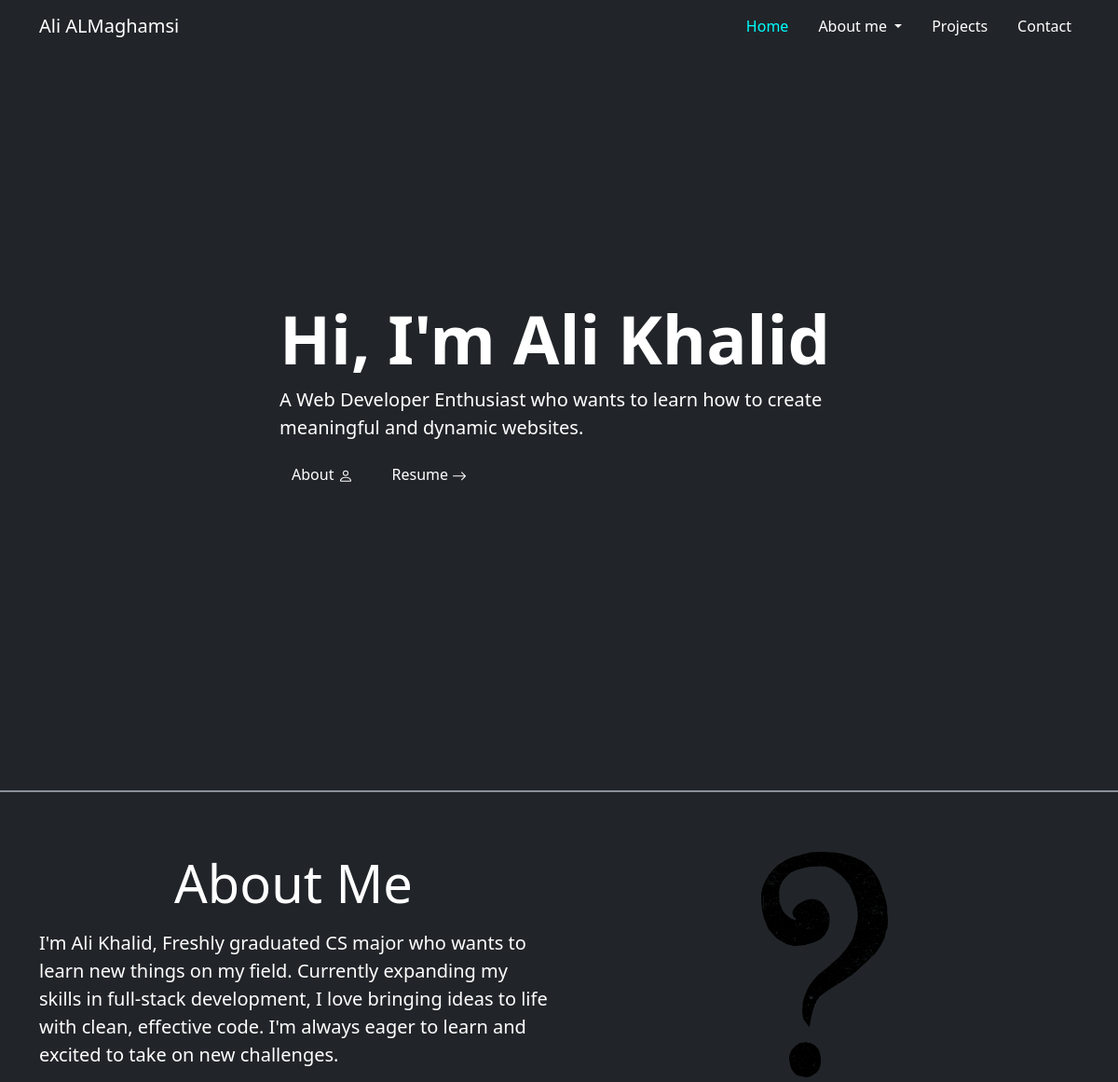
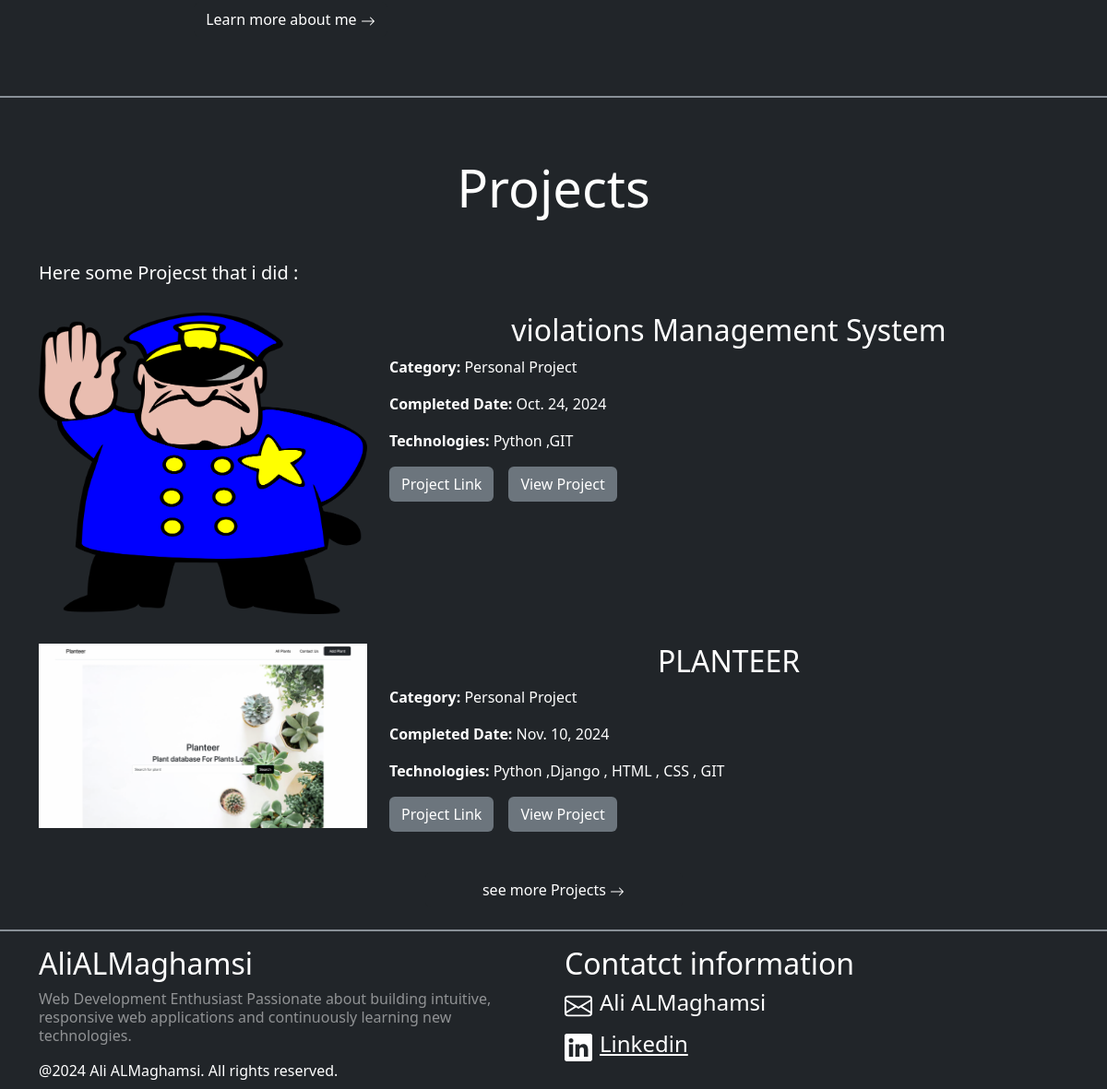
The page / on the database its author committed (2 pictures, top to bottom).
### projects/models.py (models this page shows)
class Project(models.Model):
    class CategoryChoices(models.TextChoices):
        web_development="web_dev","Web Development"
        machince_learning="data","Data Science/Machine Learning"
        script="script","Scripts/Automation"
        personal_project="personal","Personal Project"
    title=models.CharField(max_length=64)
    description=models.TextField()
    technologies=models.CharField(max_length=512)
    completed_date=models.DateField()
    link=models.URLField()
    image=models.ImageField(upload_to="images/",blank=True,null=True)
    video=models.FileField(upload_to="videos/",blank=True,null=True)
    category=models.CharField(max_length=128,choices=CategoryChoices.choices,default="personal")

### main/views.py (the view)
# urls.py: path('',views.home_view,name='home_view'),
def home_view(request:HttpRequest):
    main_projects=Project.objects.filter()[:2]
    return render(request,"main/index.html",context={"main_projects":main_projects})

### main/templates/main/index.html (shortened to what this page needs)
{% extends 'main/base.html' %}
{% load static %}
{% block content %}
<div class="container-fluid d-flex flex-column gap-5 p-0">
    <div class="position-relative p-0" style="height: 90vh; max-height: 100vh;">
        <video autoplay muted loop class="w-100 h-100  object-fit-cover">
            <source src="{% static 'videos/back-ground.mp4' %}" type="video/mp4">
        </video>
        <div class="position-absolute top-50 start-50 translate-middle text-start text-white ">
            <h1 class="display-2 display-md-3 display-lg-2 fw-bold animate__animated animate__backInLeft">
                Hi, I'm Ali Khalid
            </h1>
            <p class="lead animate__animated animate__backInLeft ">
                A Web Developer Enthusiast who wants to learn how to create meaningful and dynamic websites.
            </p>
            <div class="d-flex gap-3 animate__animated animate__backInLeft ">
                <a href="{% url 'about:about_me_view' %}" class="btn bg-dark text-white">About
                    <span></span>
                </a>
                <a href="{% url 'about:resume_view' %}" class="btn bg-dark text-white">Resume
                    <span><svg xmlns="http://www.w3.org/2000/svg" width="16" height="16" fill="currentColor" class="bi bi-arrow-right" viewBox="0 0 16 16">
                        <path fill-rule="evenodd" d="M1 8a.5.5 0 0 1 .5-.5h11.793l-3.147-3.146a.5.5 0 0 1 .708-.708l4 4a.5.5 0 0 1 0 .708l-4 4a.5.5 0 0 1-.708-.708L13.293 8.5H1.5A.5.5 0 0 1 1 8"/>
                    </svg></span>
                </a>
            </div>
        </div>
    </div>
    <hr class="border border-dark-subtle opacity-75">
    <div class="container text-white  text-center">
            <div class="row">
                <div class="col-6">
                    <h2 class="display-4">About Me</h2>
                    <p class="lead mt-3 text-start">
                        I'm Ali Khalid, Freshly graduated  CS major who wants to learn new things on my field.
                        Currently expanding my skills in full-stack development, I love bringing ideas to life with clean, effective code.
                        I'm always eager to learn and excited to take on new challenges.
                    </p>
                    <a href="{% url 'about:about_me_view' %}" class="btn bg-dark border-dark text-white">Learn more about me
                        <span><svg xmlns="http://www.w3.org/2000/svg" width="16" height="16" fill="currentColor" class="bi bi-arrow-right" viewBox="0 0 16 16">
                            <path fill-rule="evenodd" d="M1 8a.5.5 0 0 1 .5-.5h11.793l-3.147-3.146a.5.5 0 0 1 .708-.708l4 4a.5.5 0 0 1 0 .708l-4 4a.5.5 0 0 1-.708-.708L13.293 8.5H1.5A.5.5 0 0 1 1 8"/>
                        </svg></span>
                    </a>
                </div>
                <div class="col-6">
                    <img src="{% static 'images/about.png' %}" class="img-fluid w-25" alt="">
                </div>
            </div>
    </div>
    <hr class="border border-dark-subtle opacity-75">
    <div class="container text-white  text-center d-flex flex-column gap-1">
        <h2 class="display-4">Projects</h2>
        <p class="lead mt-3 text-start pt-3">
            Here some Projecst that i did  :
        </p>
        <div class="row mt-2 gap-2">
            {% for project in main_projects  %}
                <div class="col-12 mb-4 card-subtitle">
                    <div class="row">
                        <div class="col-md-4">
                            {% if project.video %}
                                <a href="{{ project.video.url }}" target="_blank">Watch Video</a>
                            {% elif project.image %}
                                <img src="{{ project.image.url }}" alt="{{ project.title }}" class="img-fluid">
                            {% else %}
                                <p>No media available</p>
                            {% endif %}
                        </div>
                        <div class="col-md-8">
                            <h2>{{ project.title }}</h2>
                            <p class="text-start"><strong>Category:</strong> {{ project.get_category_display }}</p>
                            <p class="text-start"><strong>Completed Date:</strong> {{ project.completed_date }}</p>
                            <p class="text-start"><strong>Technologies:</strong> {{ project.technologies }}</p>
                            <div class="d-flex gap-3">
                                <a href="{{ project.link }}" target="_blank" class="btn bg-secondary ">Project Link</a>
                                <a href="{% url 'projects:project_detail_view' project.id %}" class="btn bg-secondary "> View Project</a>
                            </div>
                        </div>
                    </div>
                </div>
            {% endfor %}
        </div>
        <a href="{% url 'projects:all_projects_view' %}" class="btn w-25 bg-dark text-white mt-3 align-self-center">see more Projects
            <span><svg xmlns="http://www.w3.org/2000/svg" width="16" height="16" fill="currentColor" class="bi bi-arrow-right" viewBox="0 0 16 16">
                <path fill-rule="evenodd" d="M1 8a.5.5 0 0 1 .5-.5h11.793l-3.147-3.146a.5.5 0 0 1 .708-.708l4 4a.5.5 0 0 1 0 .708l-4 4a.5.5 0 0 1-.708-.708L13.293 8.5H1.5A.5.5 0 0 1 1 8"/>
            </svg></span>
        </a>
    </div>
</div>
{% endblock content %}

### main/templates/main/base.html (shortened to what this page needs)
{% load static %}
<!DOCTYPE html>
<html lang="en">
<head>
    <link href="https://cdn.jsdelivr.net/npm/bootstrap@5.3.3/dist/css/bootstrap.min.css" rel="stylesheet">
    <link rel="stylesheet"href="https://cdnjs.cloudflare.com/ajax/libs/animate.css/4.1.1/animate.min.css"/>
    <link rel="stylesheet" href="{% static 'css/style.css' %}">
</head>
<body class="d-flex flex-column gap-2   bg-dark">
    <header>
        <nav class="navbar navbar-expand-lg bg-dark">
            <div class="container">
              <a class="navbar-brand "href="{% url 'main:home_view' %}" >Ali ALMaghamsi</a>
              <div class="collapse navbar-collapse justify-content-end" id="navbarNavDropdown">
                    <ul class="navbar-nav gap-3">
                        <li class="nav-item align-self-start">
                            <a class="nav-link {% if request.resolver_match.view_name == 'main:home_view' %}active{% endif %}" aria-current="page" href="{% url 'main:home_view' %}">Home</a>
                        </li>
                        <li class="nav-item dropdown">
                            <a class="nav-link dropdown-toggle  "  role="button" data-bs-toggle="dropdown" aria-expanded="false">
                            About me
                            </a>
                        </li>
                        <li class="nav-item">
                            <a class="nav-link {% if request.resolver_match.view_name == 'projects:all_projects_view' %}active{% endif %}" href="{% url 'projects:all_projects_view' %}">Projects</a>
                        </li>
                        <li class="nav-item">
                            <a class="nav-link {% if request.resolver_match.view_name == 'main:contact_view' %}active{% endif %}"" href="{% url 'main:contact_view' %}">Contact</a>
                        </li>
                    </ul>
              </div>
            </div>
          </nav>
    </header>
    <main style="min-height: 90vh;" >
            {% block content %}
            {% endblock  %}
    </main>
    <footer class="bottom-100">
        <hr class="border border-dark-subtle opacity-75">
        <div class="container">
            <div class="row">
                <div class="col">
                    <h2 class="text-white">AliALMaghamsi</h2>
                    <p class="lh-sm text-start text-white-50">
                        Web Development Enthusiast Passionate about building intuitive,<br>
                        responsive web applications and continuously learning new technologies.
                    </p>
                    <div class="text-sm text-white  mt-3 mb-2">
                        @2024 Ali ALMaghamsi. All rights reserved.
                    </div>
                </div>
                <div class="col text-white">
                    <h2>Contatct information</h2>
                    <div class="d-flex flex-column gap-2">
                            <div class="d-flex gap-2 align-items-center">
                                <a href="mailto:almaghmsiali@gmail.com" class="text-decoration-none btn-dark d-flex align-items-center gap-2">
                                    <h4>Ali ALMaghamsi</h4></a>
                            </div>
                            <div class="d-flex gap-2 align-items-center">
                                  <a href="https://linkedin.com/in/ali-al-maghamsi-729593313 text-decoration-none" target="_blank"><h4>Linkedin</h4></a>
                            </div>
                        </div>
                    </div>
                </div>
            </div>
    </footer>
</body>
</html>

### main/static/css/style.css (style rules this page uses)
.active { color: cyan !important; }
a { color: white !important; }

### rows shown on the page
Project: image (picture), title "violations Management System", category "Personal Project", completed_date "Oct. 24, 2024", technologies "Python ,GIT"
Project: image (picture), title "PLANTEER", category "Personal Project", completed_date "Nov. 10, 2024", technologies "Python ,Django , HTML , CSS , GIT"
